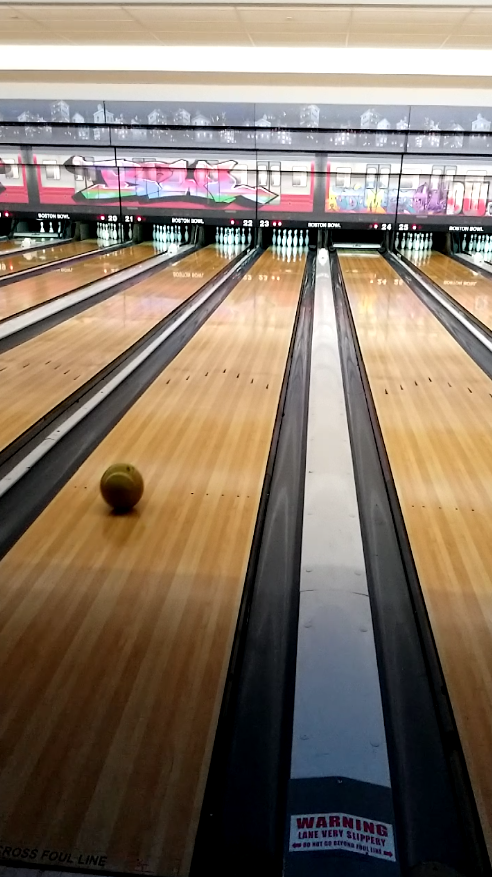
#> input picture lane_stills/Halmon_X_1a_1.PNG, 492 x 877 px, given in place of Halmon_X_1a.mp4, which was not available
$ python ball_tracking_final.py
#> lines starting #> are read from the running program, lines starting #| are printed output that depends on the picture; after the words box and inside, x2 and y2 are one past the last pixel; in counts of white or black regions, pixels touching at a corner belong together; pictures that were not available may be replaced by others from this repository, and a replacement may not be noted
#!/usr/bin/env python
# coding: utf-8

# In[1]:


# Import everything
from collections import deque
from imutils.video import VideoStream
import numpy as np
import argparse
import cv2
import imutils
import time


# In[10]:


# Get video source
vs = cv2.VideoCapture('./strike_lane/Halmon_X_1a.mp4')

# allow the camera or video file to warm up
time.sleep(2.0)

# define the lower and upper boundaries of the "green"
# ball in the HSV color space, then initialize the
# list of tracked points
greenLower = (8, 180, 25)
greenUpper = (30, 242, 182)
pts = deque(maxlen=64)

# keep looping
while True:
    # grab the current frame
    #frame = vs.read()
    _, frame = vs.read()
#> frame is the input picture: shape (877, 492, 3); mean B, G, R 102.1, 117.2, 132.7
    (w, h, c) = frame.shape
#> w = 877; h = 492; c = 3


    # if we are viewing a video and we did not grab a frame,
    # then we have reached the end of the video
    if frame is None:
        break

    # resize the frame, blur it, and convert it to the HSV
    # color space
    #frame = imutils.resize(frame, width=600)
    frame = cv2.resize(frame,(400, h))
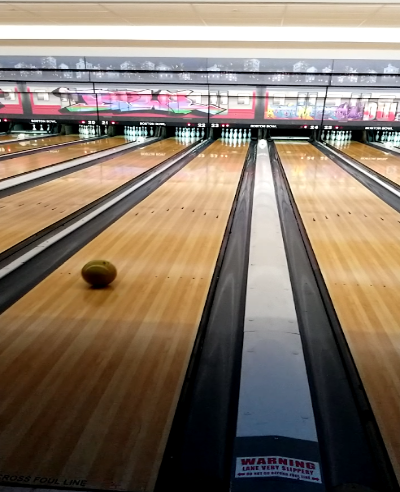
#> frame: shape (492, 400, 3); mean B, G, R 101.9, 117.1, 132.6
    blurred = cv2.GaussianBlur(frame, (11, 11), 0)
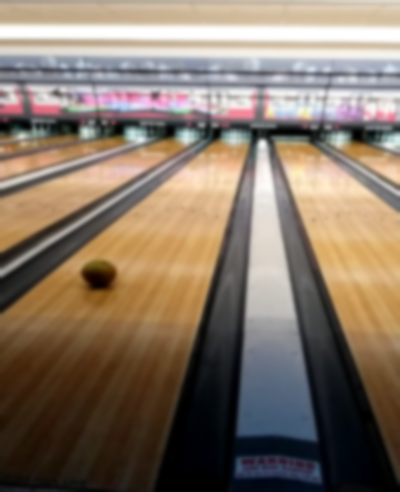
#> blurred: shape (492, 400, 3); mean B, G, R 101.9, 117, 132.6
    hsv = cv2.cvtColor(blurred, cv2.COLOR_BGR2HSV)
#> hsv: shape (492, 400, 3); mean H, S, V 47.8, 89.8, 136.7

    # construct a mask for the color "green", then perform
    # a series of dilations and erosions to remove any small
    # blobs left in the mask
    mask = cv2.inRange(hsv, greenLower, greenUpper)
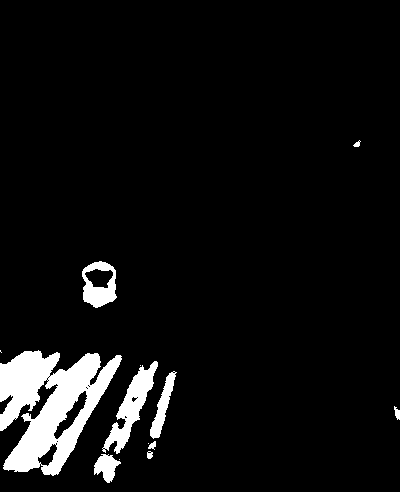
#> mask: shape (492, 400); 6.1% white; 13 white regions (4 under 20 px), largest, box (x1, y1, x2, y2) and area: (0, 350, 122, 476) 8265, (102, 361, 158, 454) 1639, (82, 261, 117, 308) 936
    mask = cv2.erode(mask, None, iterations=2)
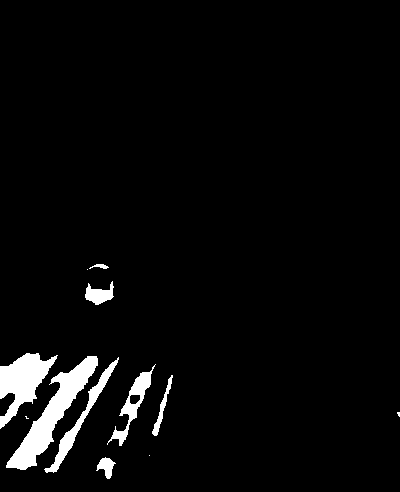
#> mask: shape (492, 400); 3.9% white; 12 white regions (4 under 20 px), largest, box (x1, y1, x2, y2) and area: (6, 356, 98, 470) 2789, (0, 353, 58, 429) 2005, (44, 357, 119, 473) 1019
    mask = cv2.dilate(mask, None, iterations=2)
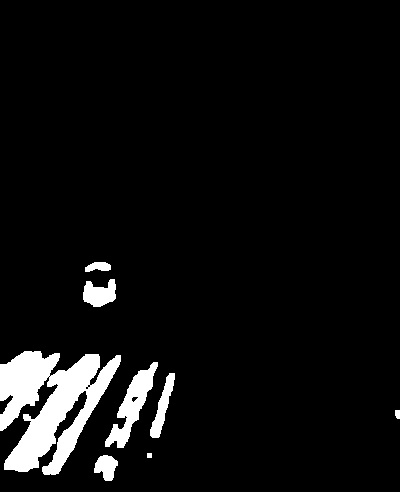
#> mask: shape (492, 400); 5.9% white; 8 white regions

    # find contours in the mask and initialize the current
    # (x, y) center of the ball
    cnts = cv2.findContours(mask.copy(), cv2.RETR_EXTERNAL,
        cv2.CHAIN_APPROX_SIMPLE)
#> cnts = 8 contours, 1 with area under 20; largest, box (x1, y1, x2, y2) and area: (0, 351, 121, 475) 7716, (105, 362, 158, 448) 1427, (83, 279, 116, 307) 586, (150, 373, 175, 438) 543, (94, 455, 118, 481) 378, (85, 262, 111, 272) 161, (395, 410, 400, 419) 29
    cnts = imutils.grab_contours(cnts)
    center = None

    # only proceed if at least one contour was found
    if len(cnts) > 0:
        # find the largest contour in the mask, then use
        # it to compute the minimum enclosing circle and
        # centroid
        c = max(cnts, key=cv2.contourArea)
#> c = contour of 451 points, box (x1, y1, x2, y2) (0, 351, 121, 475), area 7716
        ((x, y), radius) = cv2.minEnclosingCircle(c)
#> x = 62; y = 412; radius = 81.32
        M = cv2.moments(c)
#> M = moments, m00 7715.5, centre m10/m00, m01/m00 = (49.18, 404.1)
        center = (int(M["m10"] / M["m00"]), int(M["m01"] / M["m00"]))
#> center = (49, 404)

        # only proceed if the radius meets a minimum size
        if radius > 1:
            # draw the circle and centroid on the frame,
            # then update the list of tracked points
            cv2.circle(frame, (int(x), int(y)), int(radius),
                (0, 255, 255), 2)
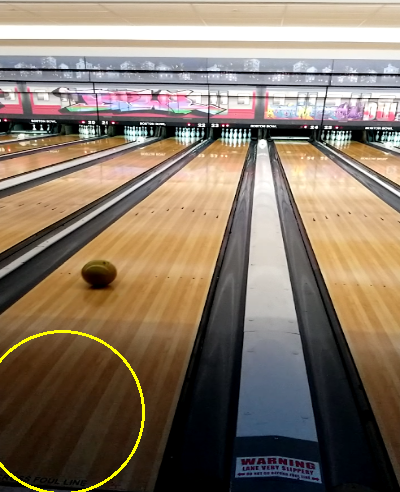
#> frame: shape (492, 400, 3); 0.56% of pixels changed, all inside (x1, y1, x2, y2) = (0, 330, 145, 492)
            cv2.circle(frame, center, 5, (0, 0, 255), -1)
#> frame: shape (492, 400, 3); 0.04% of pixels changed, all inside (x1, y1, x2, y2) = (44, 399, 55, 410)

    # update the points queue
    pts.appendleft(center)

    # loop over the set of tracked points
    for i in range(1, len(pts)):
        # if either of the tracked points are None, ignore
        # them
        if pts[i - 1] is None or pts[i] is None:
            continue

        # otherwise, compute the thickness of the line and
        # draw the connecting lines
        #thickness = int(np.sqrt(args["buffer"] / float(i + 1)) * 2.5)
        thickness = 1
        cv2.line(frame, pts[i - 1], pts[i], (0, 0, 255), thickness)
        print(pts[i])

    # show the frame to our screen
    cv2.imshow("Frame", frame)
    key = cv2.waitKey(1) & 0xFF
#> (key q is pressed here)

    # if the 'q' key is pressed, stop the loop
    if key == ord("q"):
        break

# if we are not using a video file, stop the camera video stream
#> (the run stopped early here; a loop or call above may not have finished)

$ run again, on lane_stills/Halmon_X_1a_2.PNG
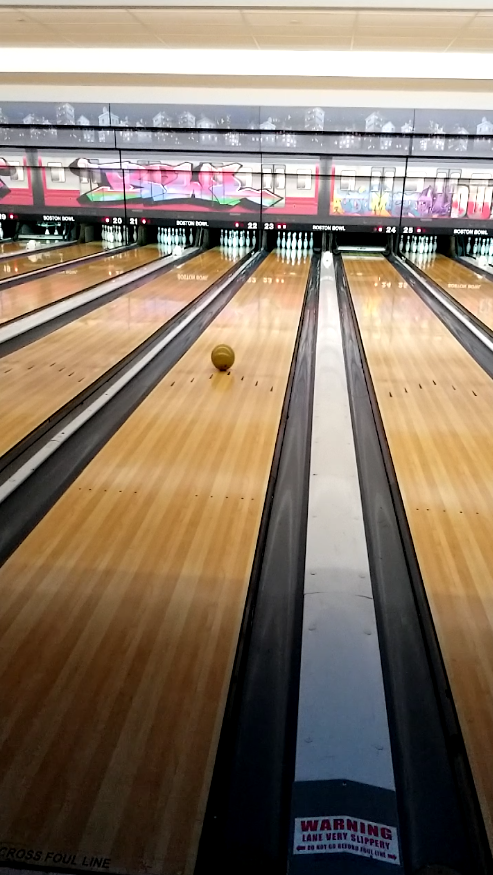
#> input picture lane_stills/Halmon_X_1a_2.PNG, 493 x 875 px, given in place of Halmon_X_1a.mp4, which was not available
#> frame is the input picture: shape (875, 493, 3); mean B, G, R 103.2, 119.4, 135.7
#> hsv: shape (493, 400, 3); mean H, S, V 46.5, 89.4, 139.3
#> `mask = cv2.dilate(mask, None, iterations=2)`:
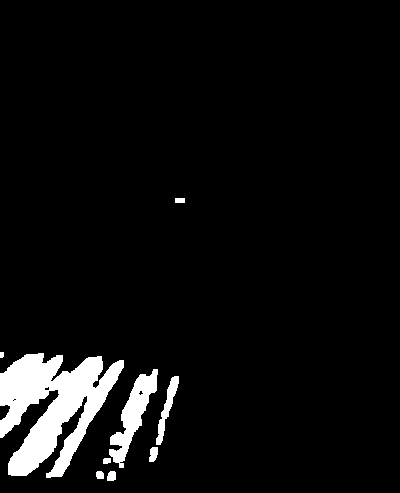
#> mask: shape (493, 400); 5.5% white; 9 white regions
#> cnts = 9 contours, 1 with area under 20; largest, box (x1, y1, x2, y2) and area: (0, 353, 124, 478) 7982, (109, 369, 158, 468) 1584, (156, 376, 179, 445) 419, (149, 447, 158, 462) 88, (107, 471, 116, 481) 64, (96, 471, 104, 479) 45, (175, 198, 185, 203) 36, (103, 458, 111, 464) 32
#> `c = max(cnts, key=cv2.contourArea)`: c = contour of 402 points, box (x1, y1, x2, y2) (0, 353, 124, 478), area 7982
#> x = 65.5; y = 417; radius = 80.96
#> M = moments, m00 7981.5, centre m10/m00, m01/m00 = (51.4, 406)
#> center = (51, 405)
#> `cv2.circle(frame, (int(x), int(y)), int(radius), (0, 255, 255), 2)`:
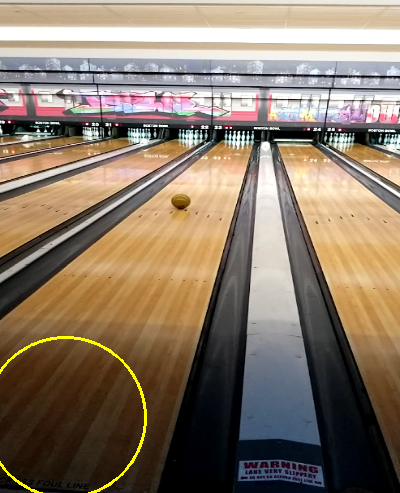
#> frame: shape (493, 400, 3); mean B, G, R 103, 120.3, 136.5

$ run again, on lane_stills/Halmon_X_1a_4.PNG
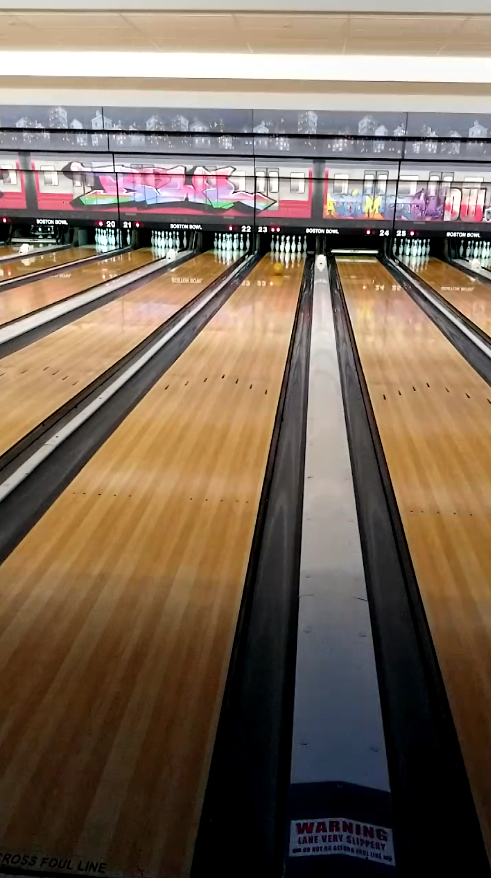
#> input picture lane_stills/Halmon_X_1a_4.PNG, 491 x 878 px, given in place of Halmon_X_1a.mp4, which was not available
#> frame is the input picture: shape (878, 491, 3); mean B, G, R 88.6, 105, 122.7
#> hsv: shape (491, 400, 3); mean H, S, V 44, 93.3, 125.4
#> `mask = cv2.dilate(mask, None, iterations=2)`:
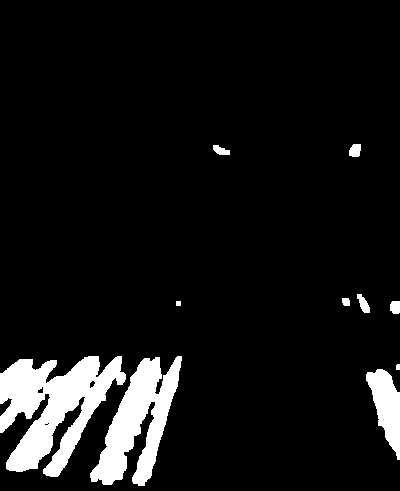
#> mask: shape (491, 400); 8.1% white; 10 white regions
#> cnts = 10 contours, 2 with area under 20; largest, box (x1, y1, x2, y2) and area: (0, 356, 126, 477) 7714, (90, 356, 182, 486) 5216, (366, 369, 400, 460) 1601, (357, 294, 370, 313) 116, (349, 144, 361, 157) 112, (390, 301, 400, 314) 98, (213, 145, 230, 155) 91, (342, 298, 350, 306) 44
#> `c = max(cnts, key=cv2.contourArea)`: c = contour of 383 points, box (x1, y1, x2, y2) (0, 356, 126, 477), area 7714
#> x = 63.5; y = 412; radius = 80.26
#> M = moments, m00 7714, centre m10/m00, m01/m00 = (52.3, 406.5)
#> center = (52, 406)
#> `cv2.circle(frame, (int(x), int(y)), int(radius), (0, 255, 255), 2)`:
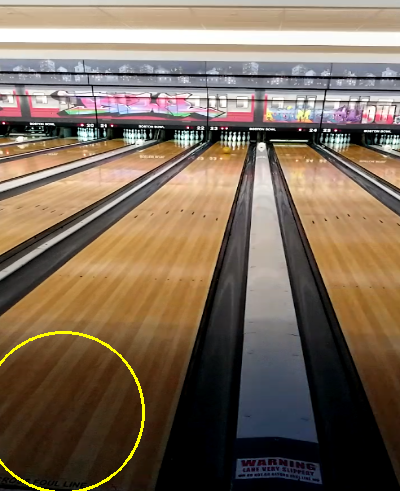
#> frame: shape (491, 400, 3); mean B, G, R 88.3, 106, 123.6
